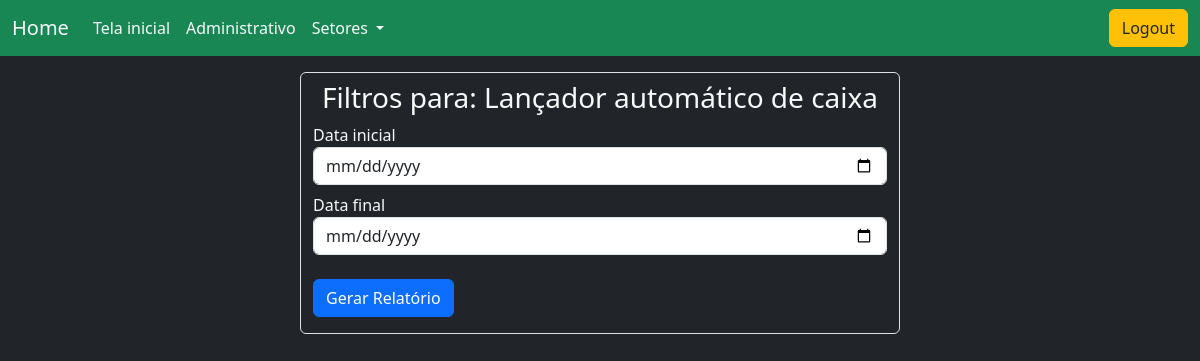
Page /?relatorio=29 (signed in) on the committed database.
### administrador/models.py (models this page shows, shortened)
class Relatorios(models.Model):
    nome = models.CharField(max_length=100)
    query = models.TextField()
    setores = models.ForeignKey(Setores, on_delete=models.CASCADE)

class Filtros(models.Model):
    TIPO_CHOICES = [
        ('texto', 'Texto'),
        ('numero', 'Número'),
        ('data', 'Data'),
        ('empresa', 'Empresa'),
    ]
    relatorio = models.ForeignKey(Relatorios, on_delete=models.CASCADE, related_name='filtros')
    exibicao = models.CharField(max_length=100)
    variavel = models.CharField(max_length=100)
    tipo = models.CharField(max_length=10, choices=TIPO_CHOICES)

### usuario/views.py (the view, shortened to what this page needs)
# urls.py: path("", home_view, name="home_view"),
@login_required
def home_view(request):
    user = request.user
    perfil = get_object_or_404(Perfil, user=user.id)
    setores_usuario = perfil.setor.all()
    setor_nome = request.GET.get("setor")
    relatorio_id = request.GET.get("relatorio")
    relatorios = None
    filtros = None
    setor_selecionado = None
    relatorio = None
    empresas = None
    if relatorio_id:
        relatorio = get_object_or_404(Relatorios, id=relatorio_id)
        filtros = Filtros.objects.filter(relatorio=relatorio.id)  # type: ignore
        empresas = Empresa.objects.all().values()  # type: ignore
    else:
        relatorios = Relatorios.objects.filter(setores__in=setores_usuario).distinct()  # type: ignore
    context = {
        "setores": setores_usuario,
        "relatorios": relatorios,
        "filtros": filtros,
        "relatorio_selecionado": relatorio,
        "setor_selecionado": setor_selecionado,
        "empresas": empresas,
    }
    return render(request, "home.html", context)

### templates/home.html (shortened to what this page needs)
{% extends 'base.html' %}
{% load static %}
{% block content %}
    <div class="layout text-light">
        {% if relatorios %}
            <div class="container-fluid mt-3">
                <table class="table table-dark table-bordered border-light table-hover table-sm">
                    <thead>
                        <tr class="table-success">
                            <th scope="col" class="bg-success text-white">Nome</th>
                            <th scope="col" class="bg-success text-white">Ação</th>
                        </tr>
                    </thead>
                    <tbody>
                        {% for relatorio in relatorios %}
                            <tr class="bg-secondary">
                                {% if not setor_selecionado or relatorio.setores == setor_selecionado %}
                                    <th scope="row">{{ relatorio.nome|capfirst }}</th>
                                    <td>
                                        <a href="?relatorio={{ relatorio.id }}" class="btn btn-sm btn-warning">Abrir</a>
                                    </td>
                                {% endif %}
                            </tr>
                        {% empty %}
                            <tr class="table-danger">
                                <td colspan="4">Nenhum relatorio encontrado.</td>
                            </tr>
                        {% endfor %}
                    </tbody>
                </table>
            </div>
        {% elif relatorio_selecionado %}
            <div class="container w-50 mx-auto border rounded bg-dark text-light mt-3">
                <h3 class='my-2 text-center'>Filtros para: {{ relatorio_selecionado.nome }}</h3>
                <form method="POST"
                      action="{% url 'gerar_relatorio' relatorio_selecionado.id %}">
                    {% for filtro in filtros %}
                        <div class=" mb-2">
                            <label>{{ filtro.exibicao }}</label>
                            {% if filtro.tipo == "texto" %}
                                <input type="text" name="{{ filtro.variavel }}" class="form-control ">
                            {% elif filtro.tipo == "numero" %}
                                <input type="number" name="{{ filtro.variavel }}" class="form-control ">
                            {% elif filtro.tipo == "data" %}
                                <input type="date" name="{{ filtro.variavel }}" class="form-control">
                            {% endif %}
                        </div>
                    {% endfor %}
                    <button type="submit" class="my-3 btn btn-primary">Gerar Relatório</button>
                </form>
            </div>
        {% endif %}
    {% endblock %}

### rows in the picture
Relatorios: nome "Lançador automático de caixa"
Filtros: exibicao "Data inicial"
Filtros: exibicao "Data final"
